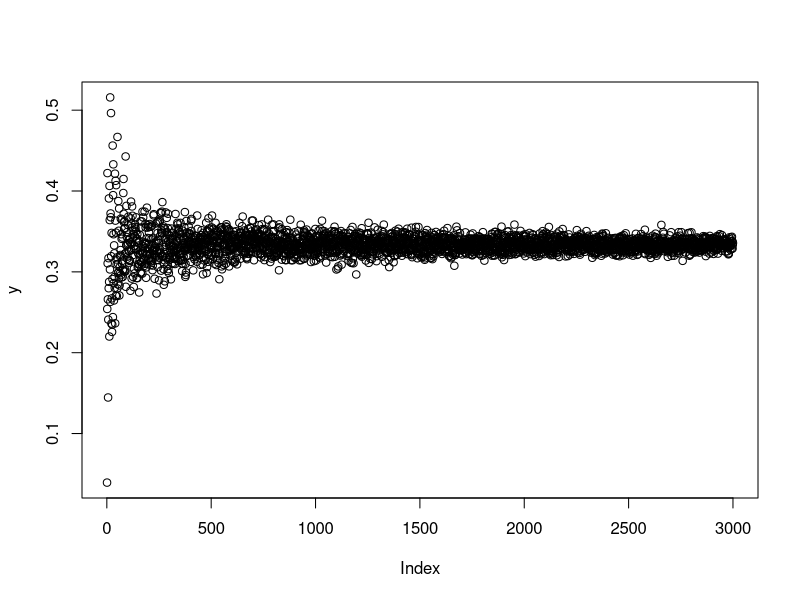
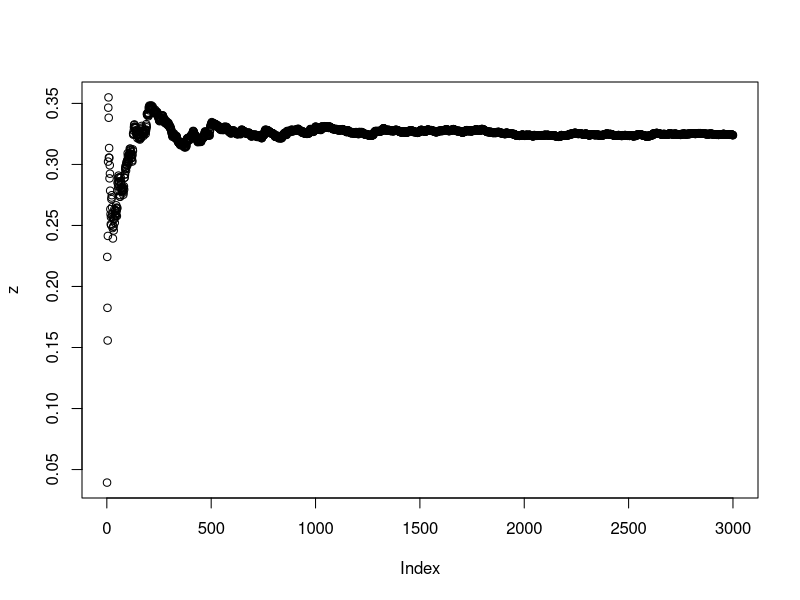
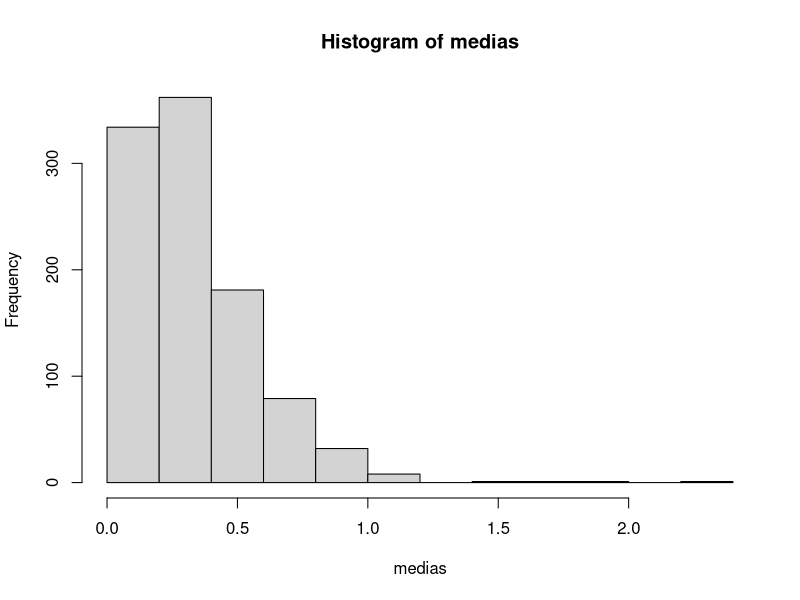
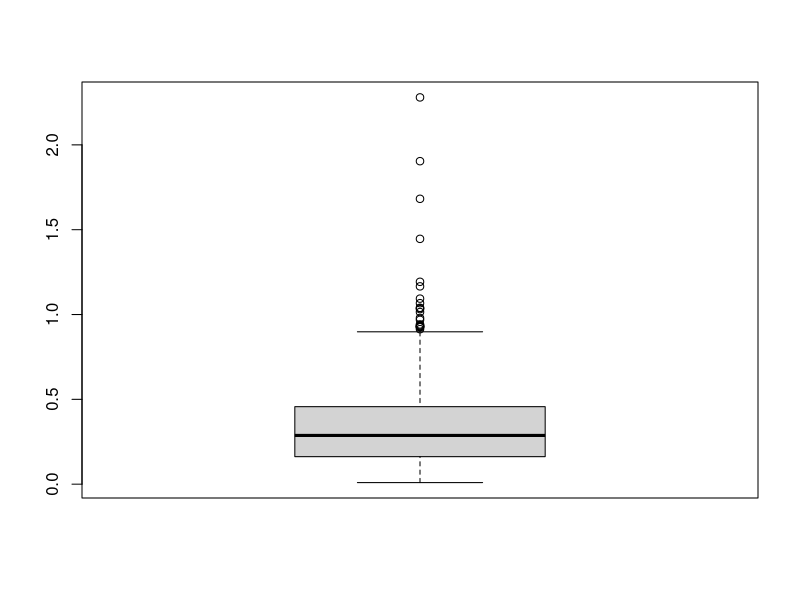
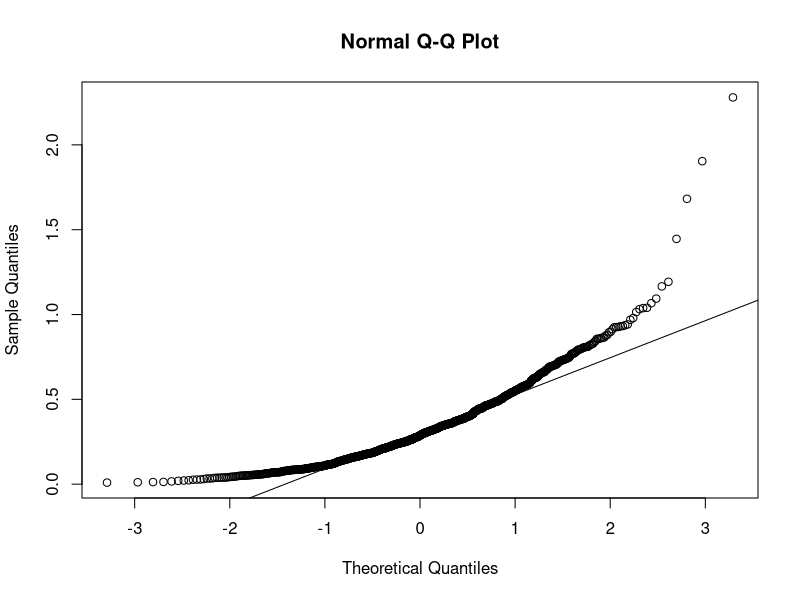

These charts were generated, in order, by the following R code:
#Trabajo Práctico Probabilidad y Estadística (c)#
#Segundo Cuatrimestre 2017#
# Luis Greco - Nicolas Hertzulis - Ruslan Sobol#

#Fijo la "semilla" para que no nos de cosas distintos resultados cada vez que experimentamos
set.seed(1109)

#Ejercicio 1
#Esto es un copypaste de la exponencial de la clase11 pero que en el return tiene la media


funcion.inversa <- function(u, lambda){
  sal <- -1*log(1-u)/lambda
  return(sal)
}
Generar.exponenciales_devolviendo_media <- function(n,lambda){
  U <- runif(n)
  sal <- funcion.inversa(U,lambda)
  return(mean(sal))
}
y <- seq(length = 3000)
for (i in 1:3000){
  y[i] <- Generar.exponenciales_devolviendo_media(i, 3)
}
z <- seq(length = 3000)
for (j in 1:3000){
  set.seed(1109)
  z[j] <- Generar.exponenciales_devolviendo_media(j, 3)
}


plot(y)
plot(z)
#Ver los graficos bizarros que me da

#Ejercicio 2
#2 a)
medias <- seq(length=1000)
for (j in 1:1000){
x1 <- rexp(1, rate = 3)
x2 <- rexp(1, rate = 3)
medias[j] <- (x1+x2)/2
}
#Histograma
hist(medias)

#Boxplot
boxplot(medias)

#Q-Q Plot
qqnorm(medias)
qqline(medias)#La cola del plot
